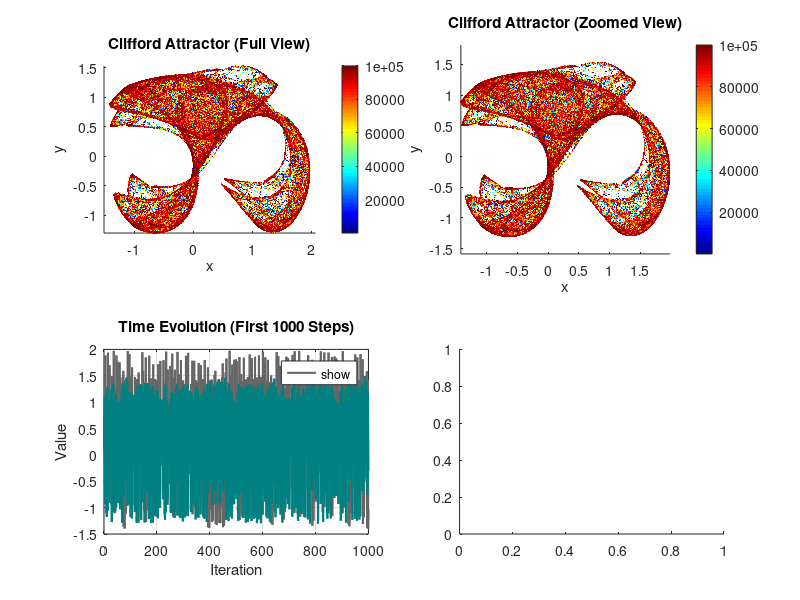

Reproduce this figure in MATLAB. (Note: this script raises an error after producing the figure.)
clc, clear, close all;

% We want to see the trajectory of the Clifford Attractor.
% The system is defined by the following iterative equations:
%    x_{n+1} = sin(a * y_n) + c * cos(a * x_n)    (4.1)
%    y_{n+1} = sin(b * x_n) + d * cos(b * y_n)    (4.2)
% This system produces fractal-like chaotic patterns depending on parameters:
%    a = -1.4, b = 1.6, c = 1.0, d = 0.7 (Classic Clifford attractor)
% The attractor is sensitive to initial conditions and parameter choices


% Clifford attractor parameters (play with these for different patterns)
a = -1.4;
b = 1.6;
c = 1.0;
d = 0.7;


% Number of iterations
n_points = 100000;


% Initialize arrays to store trajectory
x = zeros(n_points, 1);
y = zeros(n_points, 1);

% Initial condition
x(1) = 0.1;
y(1) = 0.1;


% Generate the Clifford attractor
for i = 2:n_points
    x(i) = sin(a * y(i-1)) + c * cos(a * x(i-1));
    y(i) = sin(b * x(i-1)) + d * cos(b * y(i-1));
end


% Create figure
figure('Position', [100, 100, 1200, 900]);


%2D Phase Portrait (Full View)
subplot(2, 2, 1);
scatter(x, y, 1, 1:n_points, 'filled');
colormap(jet);
title('Clifford Attractor (Full View)');
xlabel('x'); ylabel('y');
axis equal tight;
colorbar;


%Zoomed-In View
subplot(2, 2, 2);
scatter(x, y, 1, 1:n_points, 'filled');
colormap(jet);
title('Clifford Attractor (Zoomed View)');
xlabel('x'); ylabel('y');
xlim([-1.5 1.5]); ylim([-1.5 1.5]); % Adjust zoom as needed
axis equal tight;
colorbar;


%Time Evolution of x and y (First 1000 points)
subplot(2, 2, 3);
plot(1:1000, x(1:1000), 'Color', [0.4 0.4 0.4], 'LineWidth', 1.5, 'DisplayName', 'x(n)');
hold on;
plot(1:1000, y(1:1000), 'Color', [0 0.5 0.5], 'LineWidth', 1.5, 'DisplayName', 'y(n)');
title('Time Evolution (First 1000 Steps)');
xlabel('Iteration'); ylabel('Value');
legend('show', 'Location', 'best');
grid on;


%Histogram of x-values
subplot(2, 2, 4);
histogram(x, 200, 'FaceColor', [0.6 0.2 0.2], 'EdgeColor', 'none');
title('Distribution of x-values');
xlabel('x'); ylabel('Frequency');
grid on;


sgtitle(['Clifford Attractor (a = ', num2str(a), ', b = ', num2str(b), ...
         ', c = ', num2str(c), ', d = ', num2str(d), ')'], 'FontSize', 12);
